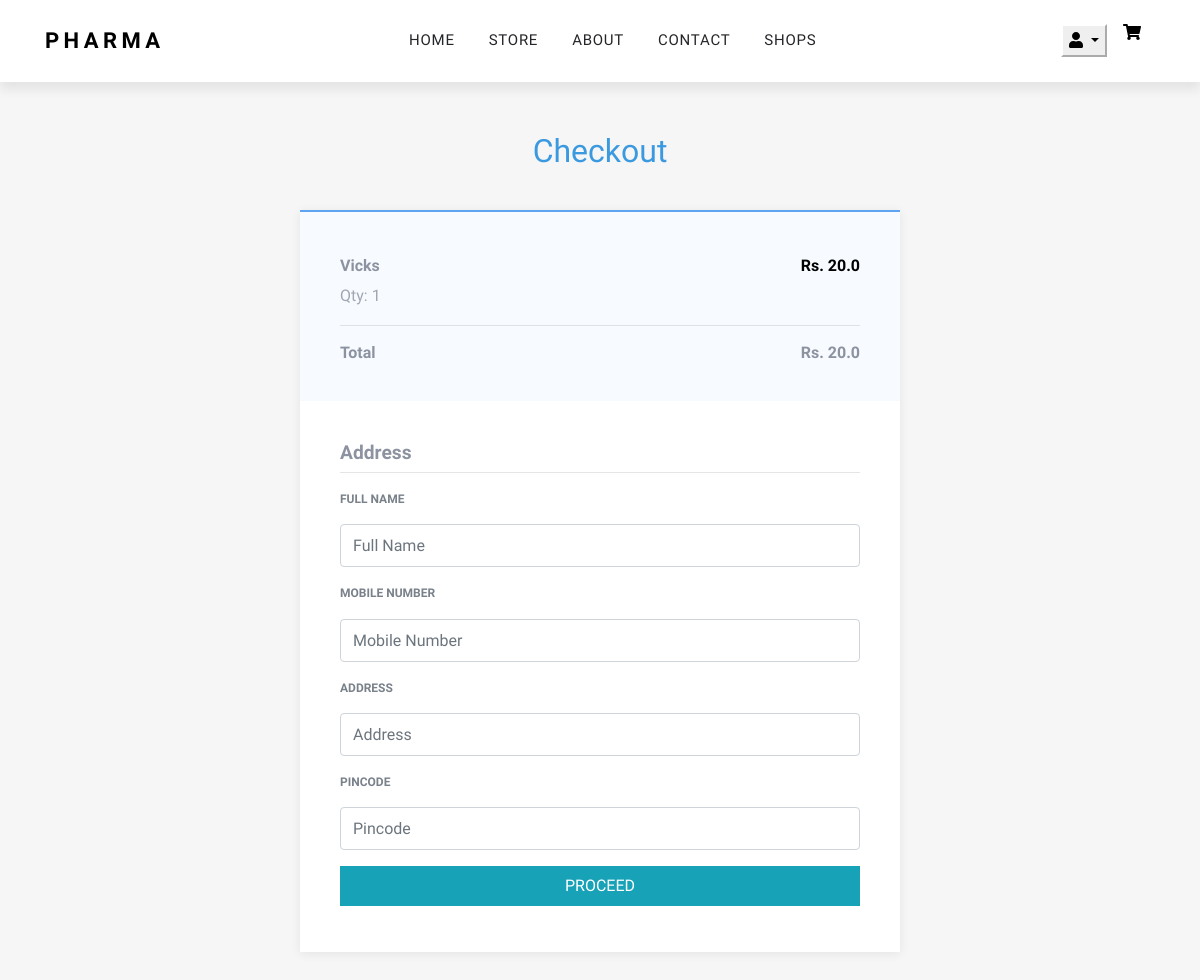
The app's page /cart/checkout/ (signed in) with its own data.
### cart/models.py (models this page shows, shortened)
class Cart(models.Model):
    item=models.ForeignKey(Item,on_delete=models.CASCADE)
    quantity=models.IntegerField(default=1)
    itemtotal=models.FloatField(blank=True,null=True)

class Item(models.Model):
    name = models.CharField(max_length=100)
    price = models.FloatField(blank=True,null=True)
    description = models.CharField(max_length=300)
    in_cart = models.BooleanField(default=False)
    image = models.CharField(blank=True, null=True, max_length=400)
    shop_having = models.ManyToManyField("user.Shop")

### cart/views.py (the view)
def checkout(request):
    user = request.user
    if not user.is_authenticated:
        num_items_in_cart=0
        return render(request, 'cart/payment.html', {'num_items_in_cart': num_items_in_cart})
    all_items = user.profile.cart_items.all()
    num_items_in_cart = all_items.count()
    tot_cost=0
    for i in all_items:
        print(i.quantity)
        tot_cost += i.itemtotal
    context = {'num_items_in_cart': num_items_in_cart, 'all_items':all_items, 'tot_cost':tot_cost}
    return render(request, 'cart/payment.html', context)

### cart/templates/cart/payment.html (shortened to what this page needs)
{% include 'home/header.html' %}
{% load static %}
<head>
</head>
<link rel="stylesheet" href="{% static 'cart/payment1.css' %}">
<body>
  <main class="page payment-page">
    <section class="payment-form dark">
      <div class="container">
        <div class="block-heading">
          <h2>Checkout</h2>
        </div>
        <form method="POST" action="{% url 'payment:process' %}">
          <div class="products">
            {% for oitem in all_items %}
            <div class="item">
              <span class="price">Rs. {{oitem.itemtotal}}</span>
              <p class="item-name">{{oitem.item.name}}</p>
              <p class="item-description">Qty: {{oitem.quantity}}</p>
            </div>
            {% endfor %}
            <div class="total">Total<span class="price">Rs. {{tot_cost}}</span></div>
          </div>
          <div class="card-details">
            <h3 class="title">Address</h3>
            <div class="row">
              <div class="form-group col-sm-12">
                <label>Full Name</label>
                <input id="card-holder" type="text" class="form-control" placeholder="Full Name" aria-label="Full Name" aria-describedby="basic-addon1" required>
              </div>
              <div class="form-group col-sm-12">
                <label>Mobile Number</label>
                <input id="id_phone_no" name="phone_no" type="text" class="form-control" placeholder="Mobile Number" aria-label="Mobile Number" aria-describedby="basic-addon1" required>
              </div>
              <div class="form-group col-sm-12">
                <label for="address">Address</label>
                <input id="id_address" name = "address" type="text" class="form-control" placeholder="Address" aria-label="Address" aria-describedby="basic-addon1" required>
              </div>
              <div class="form-group col-sm-12">
                <label for="pin">Pincode</label>
                <input id="id_pincode" name = "pincode" type="text" class="form-control" placeholder="Pincode" aria-label="Pincode" aria-describedby="basic-addon1" required>
              </div>
              <div class="form-group col-sm-12">
                <input type="submit" value="Proceed" class="btn btn-info btn-block">
              </div>
            </div>
          </div>
        </form>
      </div>
    </section>
  </main>
</body>
</body>

### cart/static/cart/payment1.css (style rules this page uses)
body { font-family: 'Amiri', sans-serif; }
.btn { border-radius: 0px; }
.payment-form { padding-bottom: 50px; font-family: 'Amiri', sans-serif; }
.payment-form.dark { background-color: #f6f6f6; }
.payment-form .block-heading { padding-top: 50px; margin-bottom: 40px; text-align: center; }
.payment-form .block-heading h1, .payment-form .block-heading h2, .payment-form .block-heading h3 { margin-bottom:1.2rem; color: #3b99e0; }
.payment-form form { border-top: 2px solid #5ea4f3; box-shadow: 0px 2px 10px rgba(0, 0, 0, 0.075); background-color: #ffffff; padding: 0; max-width: 600px; margin: auto; }
.payment-form .title { font-size: 1em; border-bottom: 1px solid rgba(0,0,0,0.1); margin-bottom: 0.8em; font-weight: 600; padding-bottom: 8px; }
.payment-form .products { background-color: #f7fbff; padding: 25px; }
.payment-form .products .item { margin-bottom:1em; }
.payment-form .products .item-name { font-weight: 700; font-size: 0.9em; }
.payment-form .products .item-description { font-size:1em; opacity:0.8; }
.payment-form .products .item p { margin-bottom:0.2em; }
.payment-form .products .price { float: right; font-weight: 600; font-size: 0.9em; }
.payment-form .products .total { border-top: 1px solid rgba(0, 0, 0, 0.1); margin-top: 10px; padding-top: 19px; font-weight: 600; line-height: 1; }
.payment-form .card-details { padding: 25px 25px 15px; }
.payment-form .card-details label { font-size: 12px; font-weight: 600; margin-bottom: 15px; color: #79818a; text-transform: uppercase; }
@media (min-width: 576px) { .payment-form .title { font-size: 1.2em; } }
@media (min-width: 576px) { .payment-form .products { padding: 40px; } }
@media (min-width: 576px) { .payment-form .products .item-name { font-size: 1em; } }
@media (min-width: 576px) { .payment-form .products .price { font-size: 1em; } }
@media (min-width: 576px) { .payment-form .card-details { padding: 40px 40px 30px; } }

### records on screen
Cart: itemtotal "20.0", item.name "Vicks", quantity "1"

### other values on screen
{{ tot_cost }} "20.0"
